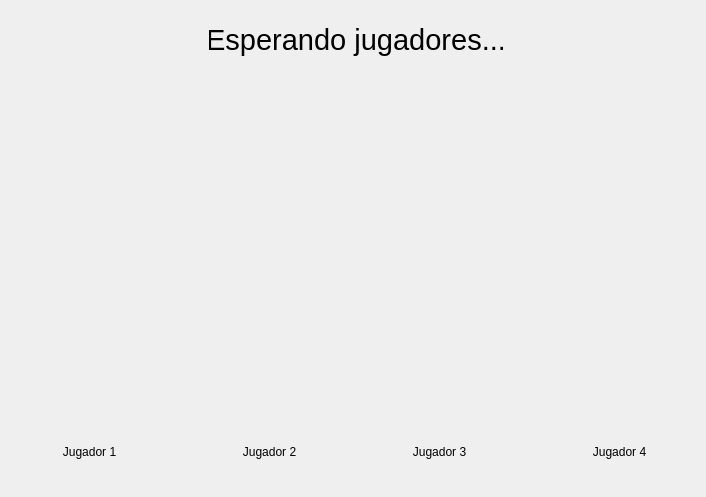
<?xml version="1.0" encoding="UTF-8"?>
<ui version="4.0">
 <class>salaEspera</class>
 <widget class="QMainWindow" name="salaEspera">
  <property name="geometry">
   <rect>
    <x>0</x>
    <y>0</y>
    <width>706</width>
    <height>497</height>
   </rect>
  </property>
  <property name="minimumSize">
   <size>
    <width>706</width>
    <height>497</height>
   </size>
  </property>
  <property name="maximumSize">
   <size>
    <width>706</width>
    <height>497</height>
   </size>
  </property>
  <property name="windowTitle">
   <string>Guiñote</string>
  </property>
  <widget class="QWidget" name="centralwidget">
   <widget class="QWidget" name="verticalLayoutWidget">
    <property name="geometry">
     <rect>
      <x>-1</x>
      <y>0</y>
      <width>711</width>
      <height>501</height>
     </rect>
    </property>
    <layout class="QVBoxLayout" name="verticalLayout">
     <item>
      <widget class="QWidget" name="widget_5" native="true">
       <property name="maximumSize">
        <size>
         <width>16777215</width>
         <height>70</height>
        </size>
       </property>
       <widget class="QLabel" name="EspJugLabel">
        <property name="geometry">
         <rect>
          <x>210</x>
          <y>20</y>
          <width>294</width>
          <height>39</height>
         </rect>
        </property>
        <property name="maximumSize">
         <size>
          <width>600</width>
          <height>50</height>
         </size>
        </property>
        <property name="font">
         <font>
          <pointsize>22</pointsize>
         </font>
        </property>
        <property name="cursor">
         <cursorShape>ArrowCursor</cursorShape>
        </property>
        <property name="text">
         <string>Esperando jugadores...</string>
        </property>
        <property name="alignment">
         <set>Qt::AlignCenter</set>
        </property>
       </widget>
      </widget>
     </item>
     <item>
      <widget class="QWidget" name="widget_7" native="true">
       <widget class="QWidget" name="">
        <property name="geometry">
         <rect>
          <x>0</x>
          <y>10</y>
          <width>709</width>
          <height>331</height>
         </rect>
        </property>
        <layout class="QHBoxLayout" name="horizontalLayout_2">
         <item>
          <widget class="QLabel" name="label_12">
           <property name="maximumSize">
            <size>
             <width>10</width>
             <height>100</height>
            </size>
           </property>
           <property name="text">
            <string/>
           </property>
          </widget>
         </item>
         <item>
          <widget class="QWidget" name="widget_3" native="true">
           <property name="maximumSize">
            <size>
             <width>200</width>
             <height>360</height>
            </size>
           </property>
           <property name="styleSheet">
            <string notr="true">background-color: rgba(191, 64, 64, 0);
border-color: rgb(0, 0, 0);</string>
           </property>
           <widget class="QLabel" name="dorso1_label">
            <property name="geometry">
             <rect>
              <x>0</x>
              <y>0</y>
              <width>152</width>
              <height>315</height>
             </rect>
            </property>
            <property name="autoFillBackground">
             <bool>false</bool>
            </property>
            <property name="styleSheet">
             <string notr="true">background-color: rgba(191, 64, 64, 0);</string>
            </property>
            <property name="text">
             <string/>
            </property>
            <property name="pixmap">
             <pixmap resource="../Imagenes/imagenes.qrc">:/cartas/cartas1/dorso.png</pixmap>
            </property>
            <property name="scaledContents">
             <bool>true</bool>
            </property>
           </widget>
          </widget>
         </item>
         <item>
          <widget class="QLabel" name="label_11">
           <property name="maximumSize">
            <size>
             <width>10</width>
             <height>100</height>
            </size>
           </property>
           <property name="text">
            <string/>
           </property>
          </widget>
         </item>
         <item>
          <widget class="QWidget" name="widget_2" native="true">
           <property name="maximumSize">
            <size>
             <width>231</width>
             <height>360</height>
            </size>
           </property>
           <property name="styleSheet">
            <string notr="true">background-color: rgb(222, 221, 218);
background-color: rgba(191, 64, 64, 0);
border-color: rgb(0, 0, 0);</string>
           </property>
           <widget class="QLabel" name="dorso2_label">
            <property name="geometry">
             <rect>
              <x>0</x>
              <y>0</y>
              <width>152</width>
              <height>315</height>
             </rect>
            </property>
            <property name="autoFillBackground">
             <bool>false</bool>
            </property>
            <property name="styleSheet">
             <string notr="true">background-color: rgba(191, 64, 64, 0);</string>
            </property>
            <property name="text">
             <string/>
            </property>
            <property name="pixmap">
             <pixmap resource="../Imagenes/imagenes.qrc">:/cartas/cartas1/dorso.png</pixmap>
            </property>
            <property name="scaledContents">
             <bool>true</bool>
            </property>
           </widget>
          </widget>
         </item>
         <item>
          <widget class="QLabel" name="label_13">
           <property name="maximumSize">
            <size>
             <width>10</width>
             <height>100</height>
            </size>
           </property>
           <property name="text">
            <string/>
           </property>
          </widget>
         </item>
         <item>
          <widget class="QWidget" name="widget_4" native="true">
           <property name="maximumSize">
            <size>
             <width>231</width>
             <height>360</height>
            </size>
           </property>
           <property name="styleSheet">
            <string notr="true">background-color: rgba(191, 64, 64, 0);
border-color: rgb(0, 0, 0);</string>
           </property>
           <widget class="QLabel" name="dorso3_label">
            <property name="geometry">
             <rect>
              <x>0</x>
              <y>0</y>
              <width>152</width>
              <height>315</height>
             </rect>
            </property>
            <property name="minimumSize">
             <size>
              <width>152</width>
              <height>315</height>
             </size>
            </property>
            <property name="maximumSize">
             <size>
              <width>152</width>
              <height>315</height>
             </size>
            </property>
            <property name="autoFillBackground">
             <bool>false</bool>
            </property>
            <property name="styleSheet">
             <string notr="true">background-color: rgba(191, 64, 64, 0);</string>
            </property>
            <property name="text">
             <string/>
            </property>
            <property name="pixmap">
             <pixmap resource="../Imagenes/imagenes.qrc">:/cartas/cartas1/dorso.png</pixmap>
            </property>
            <property name="scaledContents">
             <bool>true</bool>
            </property>
           </widget>
          </widget>
         </item>
         <item>
          <widget class="QLabel" name="label_14">
           <property name="maximumSize">
            <size>
             <width>10</width>
             <height>100</height>
            </size>
           </property>
           <property name="text">
            <string/>
           </property>
          </widget>
         </item>
         <item>
          <widget class="QWidget" name="widget" native="true">
           <property name="maximumSize">
            <size>
             <width>231</width>
             <height>360</height>
            </size>
           </property>
           <property name="styleSheet">
            <string notr="true">background-color: rgba(191, 64, 64, 0);
border-color: rgb(0, 0, 0);</string>
           </property>
           <widget class="QLabel" name="dorso4_label">
            <property name="geometry">
             <rect>
              <x>0</x>
              <y>0</y>
              <width>152</width>
              <height>315</height>
             </rect>
            </property>
            <property name="autoFillBackground">
             <bool>false</bool>
            </property>
            <property name="styleSheet">
             <string notr="true">background-color: rgba(191, 64, 64, 0);</string>
            </property>
            <property name="text">
             <string/>
            </property>
            <property name="pixmap">
             <pixmap resource="../Imagenes/imagenes.qrc">:/cartas/cartas1/dorso.png</pixmap>
            </property>
            <property name="scaledContents">
             <bool>true</bool>
            </property>
           </widget>
          </widget>
         </item>
         <item>
          <widget class="QLabel" name="label_15">
           <property name="maximumSize">
            <size>
             <width>10</width>
             <height>100</height>
            </size>
           </property>
           <property name="text">
            <string/>
           </property>
          </widget>
         </item>
        </layout>
       </widget>
      </widget>
     </item>
     <item>
      <widget class="QWidget" name="widget_6" native="true">
       <property name="maximumSize">
        <size>
         <width>709</width>
         <height>75</height>
        </size>
       </property>
       <widget class="QLabel" name="j1_label">
        <property name="geometry">
         <rect>
          <x>20</x>
          <y>0</y>
          <width>141</width>
          <height>51</height>
         </rect>
        </property>
        <property name="text">
         <string>Jugador 1</string>
        </property>
        <property name="alignment">
         <set>Qt::AlignCenter</set>
        </property>
       </widget>
       <widget class="QLabel" name="j2_label">
        <property name="geometry">
         <rect>
          <x>200</x>
          <y>0</y>
          <width>141</width>
          <height>51</height>
         </rect>
        </property>
        <property name="text">
         <string>Jugador 2</string>
        </property>
        <property name="alignment">
         <set>Qt::AlignCenter</set>
        </property>
       </widget>
       <widget class="QLabel" name="j3_label">
        <property name="geometry">
         <rect>
          <x>370</x>
          <y>0</y>
          <width>141</width>
          <height>51</height>
         </rect>
        </property>
        <property name="text">
         <string>Jugador 3</string>
        </property>
        <property name="alignment">
         <set>Qt::AlignCenter</set>
        </property>
       </widget>
       <widget class="QLabel" name="j4_label">
        <property name="geometry">
         <rect>
          <x>550</x>
          <y>0</y>
          <width>141</width>
          <height>51</height>
         </rect>
        </property>
        <property name="text">
         <string>Jugador 4</string>
        </property>
        <property name="alignment">
         <set>Qt::AlignCenter</set>
        </property>
       </widget>
      </widget>
     </item>
    </layout>
   </widget>
   <widget class="QLabel" name="label">
    <property name="geometry">
     <rect>
      <x>-125</x>
      <y>-94</y>
      <width>841</width>
      <height>601</height>
     </rect>
    </property>
    <property name="text">
     <string/>
    </property>
    <property name="pixmap">
     <pixmap resource="../Imagenes/imagenes.qrc">:/logo/Tapete_verde.jpg</pixmap>
    </property>
   </widget>
   <zorder>label</zorder>
   <zorder>verticalLayoutWidget</zorder>
  </widget>
 </widget>
 <resources>
  <include location="../Imagenes/imagenes.qrc"/>
 </resources>
 <connections/>
</ui>
